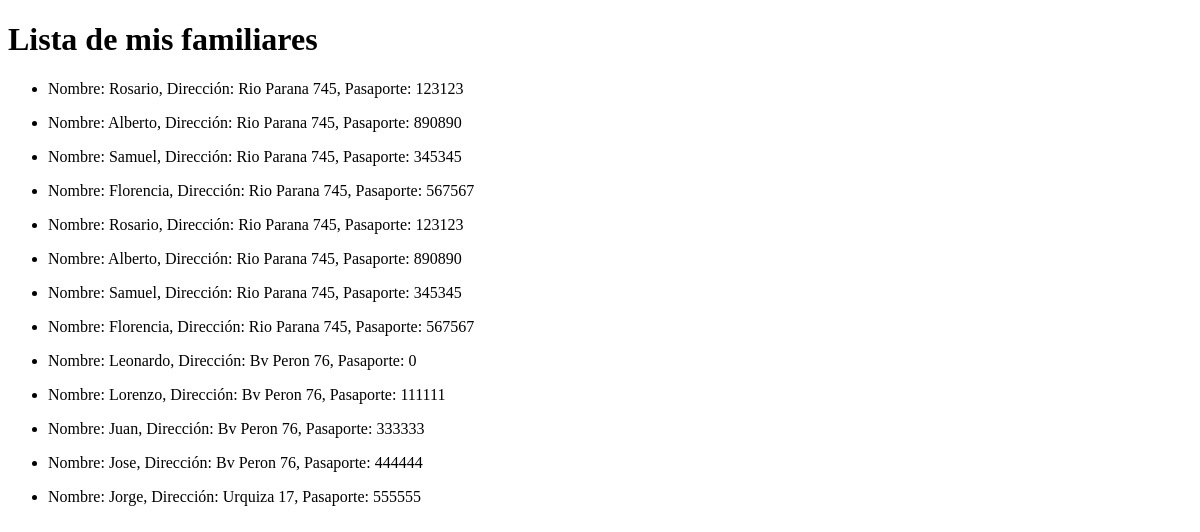
The page /familiares/ on the database as committed earlier.
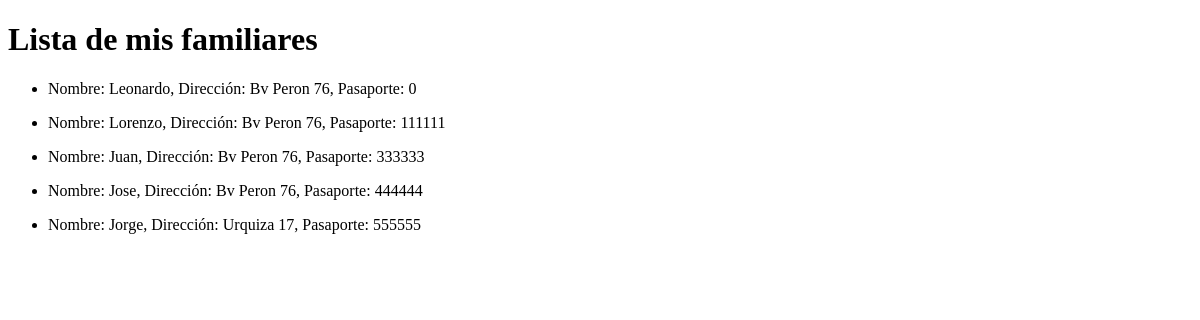
The same page on the database as committed later.
### Primer_MVT/models.py (models this page shows)
class Familiar(models.Model):
    nombre = models.CharField(max_length=100)
    direccion = models.CharField(max_length=200)
    numero_pasaporte = models.IntegerField()

### Primer_MVT/views.py (the view)
# urls.py: path('familiares/', monstrar_familiares), # nueva vista
def monstrar_familiares(request):
    lista_familiares = Familiar.objects.all()
    return render(request, "scripts/familiares.html", {"lista_familiares": lista_familiares})

### Primer_MVT/templates/scripts/familiares.html (shortened to what this page needs)
<!DOCTYPE html>
<html lang="en">
<head>
</head>
<body>
    <h1>Lista de mis familiares</h1>
    {% for familiar in lista_familiares %}
        <ul>
            <li> Nombre: {{familiar.nombre}}, Dirección: {{familiar.direccion}}, Pasaporte: {{familiar.numero_pasaporte}} </li>
        </ul>
    {% endfor %}
</body>
</html>

Rows that differ between the two databases and show on the page:
removed Familiar: nombre "Rosario", direccion "Rio Parana 745", numero_pasaporte "123123"
removed Familiar: nombre "Alberto", direccion "Rio Parana 745", numero_pasaporte "890890"
removed Familiar: nombre "Samuel", direccion "Rio Parana 745", numero_pasaporte "345345"
removed Familiar: nombre "Florencia", direccion "Rio Parana 745", numero_pasaporte "567567"
removed Familiar: nombre "Rosario", direccion "Rio Parana 745", numero_pasaporte "123123"
removed Familiar: nombre "Alberto", direccion "Rio Parana 745", numero_pasaporte "890890"
removed Familiar: nombre "Samuel", direccion "Rio Parana 745", numero_pasaporte "345345"
removed Familiar: nombre "Florencia", direccion "Rio Parana 745", numero_pasaporte "567567"
